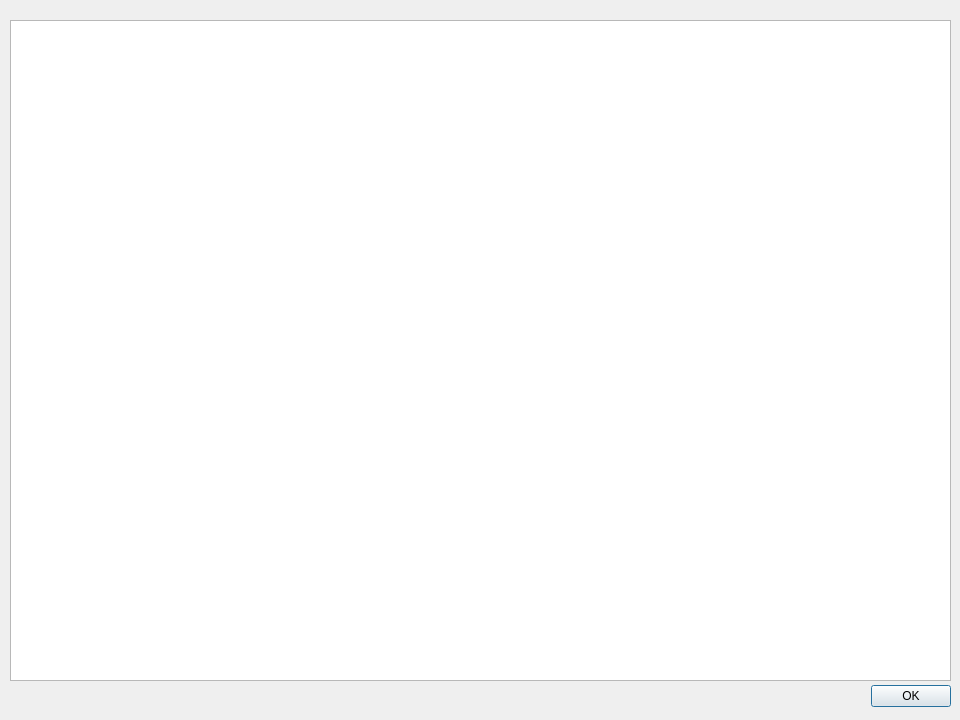
<?xml version="1.0" encoding="UTF-8"?>
<ui version="4.0">
 <class>Dialog</class>
 <widget class="QDialog" name="Dialog">
  <property name="geometry">
   <rect>
    <x>0</x>
    <y>0</y>
    <width>960</width>
    <height>720</height>
   </rect>
  </property>
  <property name="windowTitle">
   <string>Dialog</string>
  </property>
  <widget class="QDialogButtonBox" name="ok_button">
   <property name="geometry">
    <rect>
     <x>860</x>
     <y>680</y>
     <width>91</width>
     <height>32</height>
    </rect>
   </property>
   <property name="orientation">
    <enum>Qt::Horizontal</enum>
   </property>
   <property name="standardButtons">
    <set>QDialogButtonBox::Ok</set>
   </property>
  </widget>
  <widget class="QTextEdit" name="about_text">
   <property name="geometry">
    <rect>
     <x>10</x>
     <y>20</y>
     <width>941</width>
     <height>661</height>
    </rect>
   </property>
   <property name="readOnly">
    <bool>true</bool>
   </property>
   <property name="textInteractionFlags">
    <set>Qt::LinksAccessibleByKeyboard|Qt::LinksAccessibleByMouse|Qt::TextBrowserInteraction|Qt::TextSelectableByKeyboard|Qt::TextSelectableByMouse</set>
   </property>
  </widget>
 </widget>
 <resources/>
 <connections>
  <connection>
   <sender>ok_button</sender>
   <signal>accepted()</signal>
   <receiver>Dialog</receiver>
   <slot>accept()</slot>
   <hints>
    <hint type="sourcelabel">
     <x>248</x>
     <y>254</y>
    </hint>
    <hint type="destinationlabel">
     <x>157</x>
     <y>274</y>
    </hint>
   </hints>
  </connection>
  <connection>
   <sender>ok_button</sender>
   <signal>rejected()</signal>
   <receiver>Dialog</receiver>
   <slot>reject()</slot>
   <hints>
    <hint type="sourcelabel">
     <x>316</x>
     <y>260</y>
    </hint>
    <hint type="destinationlabel">
     <x>286</x>
     <y>274</y>
    </hint>
   </hints>
  </connection>
 </connections>
</ui>
